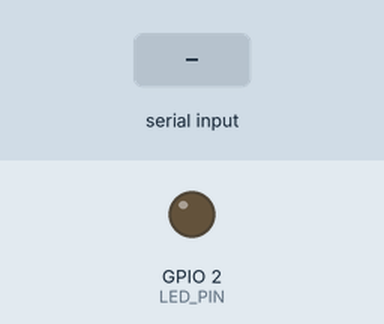
Bench run of a program on a simulated ESP32. Shown: output pins drawn as LEDs (lit = HIGH). The inputs (shaded band) are chosen by the test bench. What the program prints to the serial monitor is not drawn.

Above: at 0.8 s.
0.9 s: "5\n" received over Serial
At 2.2 s:
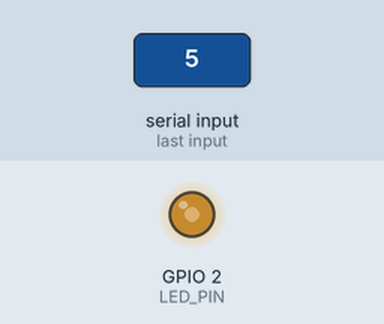
2.5 s: "90,45\n" received over Serial
At 2.78 s:
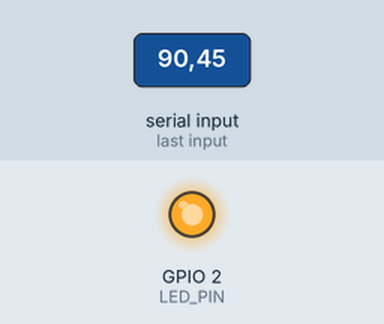
Timing chart, 0 to 14.5 s (numbered marks = the images above; inputs shaded):
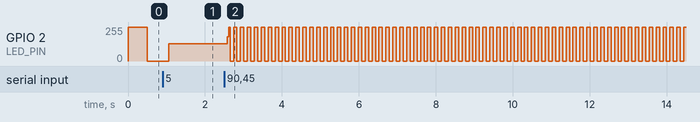

Measured:
- after the input at 2.5 s, GPIO 2 (LED_PIN): 128/255 → 182/255 after 0.08 s, then moves between 0/255 and 255/255, repeating every 0.54 s

The program:

main.cpp
```cpp
#include <stdio.h>
#include <string.h>
#include <Arduino.h>
#include "freertos/FreeRTOS.h"
#include "freertos/task.h"
#include "freertos/queue.h"
#include "driver/gpio.h"
#include "driver/uart.h"

// Hardware Configuration
#define LED_PIN         2
#define UART_NUM        UART_NUM_0
#define BUF_SIZE        1024
#define QUEUE_SIZE      5

// Message Types
typedef struct {
    char message[50];
} queue2_msg_t;

// Global Resources
QueueHandle_t queue1;
QueueHandle_t queue2;
int blink_delay = 500;

void uart_init() {
    uart_config_t uart_cfg = {
        .baud_rate = 115200,
        .data_bits = UART_DATA_8_BITS,
        .parity = UART_PARITY_DISABLE,
        .stop_bits = UART_STOP_BITS_1,
        .flow_ctrl = UART_HW_FLOWCTRL_DISABLE,
        .source_clk = UART_SCLK_APB
    };

    ESP_ERROR_CHECK(uart_param_config(UART_NUM, &uart_cfg));
    ESP_ERROR_CHECK(uart_driver_install(UART_NUM, BUF_SIZE, BUF_SIZE, 0, NULL, 0));
}

void TaskA(void *pvParam) {
    char input[32] = {0};
    uint8_t index = 0;
    queue2_msg_t msg;

    printf("System Ready. Enter delay (1-5000ms):\n");

    while(1) {
        // Check for status messages
        if(xQueueReceive(queue2, &msg, 0)) {
            printf("[Status] %s\n", msg.message);
        }

        // Handle UART input
        uint8_t data;
        int len = uart_read_bytes(UART_NUM, &data, 1, pdMS_TO_TICKS(20));

        if(len > 0) {
            if(data == '\r' || data == '\n') {
                input[index] = '\0';
                int new_delay = atoi(input);

                if(new_delay >= 1 && new_delay <= 5000) {
                    xQueueSend(queue1, &new_delay, portMAX_DELAY);
                    printf("Delay updated to: %dms\n", new_delay);
                } else {
                    printf("Invalid delay! Valid range: 1-5000ms\n");
                }

                index = 0;
                memset(input, 0, sizeof(input));
                printf("Enter new delay: ");
            }
            else if(data == '\b' || data == 0x7F) {
                if(index > 0) {
                    index--;
                    input[index] = '\0';
                    printf("\b \b");
                }
            }
            else if(index < sizeof(input) - 1 && data >= 32 && data <= 126) {
                input[index++] = data;
                printf("%c", data);
            }
        }

        vTaskDelay(pdMS_TO_TICKS(10));
    }
}

void TaskB(void *pvParam) {
    uint32_t blink_count = 0;
    queue2_msg_t status;
    gpio_set_direction(LED_PIN, GPIO_MODE_OUTPUT);

    while(1) {
        // Update delay
        int new_delay;
        if(xQueueReceive(queue1, &new_delay, 0)) {
            blink_delay = new_delay;
        }

        // Blink LED
        gpio_set_level(LED_PIN, 1);
        vTaskDelay(pdMS_TO_TICKS(blink_delay));
        gpio_set_level(LED_PIN, 0);
        vTaskDelay(pdMS_TO_TICKS(blink_delay));

        // Send status
        if(++blink_count % 100 == 0) {
            snprintf(status.message, sizeof(status.message),
                   "Blinked %lu times @ %dms", blink_count, blink_delay);
            xQueueSend(queue2, &status, portMAX_DELAY);
        }
    }
}

void setup() {
    // Initialize hardware
    uart_init();
    gpio_reset_pin(LED_PIN);

    // Create queues
    queue1 = xQueueCreate(QUEUE_SIZE, sizeof(int));
    queue2 = xQueueCreate(QUEUE_SIZE, sizeof(queue2_msg_t));

    // Create tasks
    xTaskCreate(TaskA, "Terminal", 4096, NULL, 2, NULL);
    xTaskCreate(TaskB, "Blinker", 2048, NULL, 1, NULL);

    // Cleanup initial task
    vTaskDelete(NULL);
}
void loop(){

}
```
